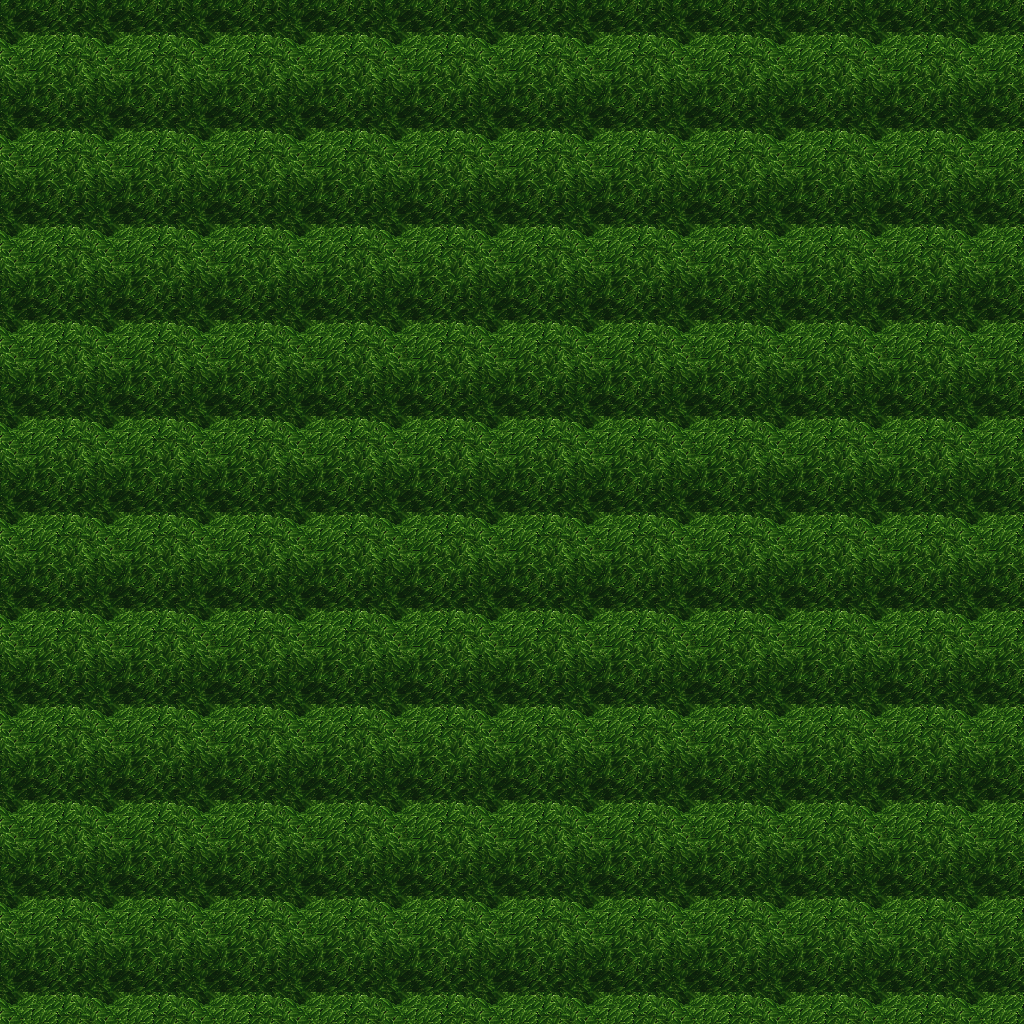

This game map was drawn from its Tiled (.tmx) file and the tilesets committed beside it. A one-line description and the trimmed map source follow:
An orthogonal 32x32 tile map with 32x32 px tiles, 5 tile layers (Ground, Objects, Objects2, Above, ...), 1 hidden layer not drawn, 34 tilesets.

<map version="1.10" tiledversion="1.11.0" orientation="orthogonal" renderorder="right-down" width="32" height="32" tilewidth="32" tileheight="32" infinite="0" nextlayerid="11" nextobjectid="1">
 <tileset firstgid="1" name="ground_ground" tilewidth="32" tileheight="32" tilecount="33" columns="3">
  <image source="../drawable/ground_ground.png" width="96" height="352" />
 </tileset>
 <tileset firstgid="34" name="ground_grass_edges" tilewidth="32" tileheight="32" tilecount="36" columns="12">
  <image source="../drawable/ground_grass_edges.png" width="384" height="96" />
 </tileset>
 <tileset firstgid="70" name="ground_earth_edges" tilewidth="32" tileheight="32" tilecount="18" columns="6">
  <image source="../drawable/ground_earth_edges.png" width="192" height="96" />
 </tileset>
 <tileset firstgid="88" name="ground_grass_corners" tilewidth="32" tileheight="32" tilecount="24" columns="6">
  <image source="../drawable/ground_grass_corners.png" width="192" height="128" />
 </tileset>
 <tileset firstgid="112" name="plant_grasses" tilewidth="32" tileheight="32" tilecount="6" columns="3">
  <image source="../drawable/plant_grasses.png" width="96" height="64" />
 </tileset>
 <tileset firstgid="118" name="plant_flower_daisy_blue" tilewidth="32" tileheight="32" tilecount="8" columns="2">
  <image source="../drawable/plant_flower_daisy_blue.png" width="64" height="128" />
 </tileset>
 <tileset firstgid="126" name="plant_flower_daisy_yellow" tilewidth="32" tileheight="32" tilecount="8" columns="2">
  <image source="../drawable/plant_flower_daisy_yellow.png" width="64" height="128" />
 </tileset>
 <tileset firstgid="134" name="plant_bush_bushes" tilewidth="32" tileheight="32" tilecount="10" columns="5">
  <image source="../drawable/plant_bush_bushes.png" width="160" height="64" />
 </tileset>
 <tileset firstgid="144" name="plant_flower_daisy_red" tilewidth="32" tileheight="32" tilecount="8" columns="2">
  <image source="../drawable/plant_flower_daisy_red.png" width="64" height="128" />
 </tileset>
 <tileset firstgid="152" name="plant_flower_daisy_white" tilewidth="32" tileheight="32" tilecount="8" columns="2">
  <image source="../drawable/plant_flower_daisy_white.png" width="64" height="128" />
 </tileset>
 <tileset firstgid="160" name="logic_collision" tilewidth="32" tileheight="32" tilecount="1" columns="1">
  <image source="../drawable/logic_collision.png" width="32" height="32" />
 </tileset>
 <tileset firstgid="161" name="plant_stump_stump_brown" tilewidth="32" tileheight="32" tilecount="4" columns="2">
  <image source="../drawable/plant_stump_stump_brown.png" width="64" height="64" />
 </tileset>
 <tileset firstgid="165" name="plant_tree_tree_green" tilewidth="32" tileheight="32" tilecount="88" columns="8">
  <image source="../drawable/plant_tree_tree_green.png" width="256" height="352" />
 </tileset>
 <tileset firstgid="253" name="logic_item_resources" tilewidth="32" tileheight="32" tilecount="6" columns="6">
  <image source="../drawable/logic_item_resources.png" width="192" height="32" />
 </tileset>
 <tileset firstgid="259" name="logic_item_mushroom" tilewidth="32" tileheight="32" tilecount="6" columns="6">
  <image source="../drawable/logic_item_mushroom.png" width="192" height="32" />
 </tileset>
 <tileset firstgid="265" name="object_tent" tilewidth="32" tileheight="32" tilecount="9" columns="3">
  <image source="../drawable/object_tent.png" width="96" height="96" />
 </tileset>
 <tileset firstgid="274" name="logic_creature_albino_elf" tilewidth="32" tileheight="32" tilecount="5" columns="5">
  <image source="../drawable/logic_creature_albino_elf.png" width="160" height="32" />
 </tileset>
 <tileset firstgid="279" name="ground_ladder_vertical_dark" tilewidth="32" tileheight="32" tilecount="3" columns="3">
  <image source="../drawable/ground_ladder_vertical_dark.png" width="96" height="32" />
 </tileset>
 <tileset firstgid="282" name="ground_ladder_horizontal_dark" tilewidth="32" tileheight="32" tilecount="3" columns="1">
  <image source="../drawable/ground_ladder_horizontal_dark.png" width="32" height="96" />
 </tileset>
 <tileset firstgid="285" name="furniture_light_flames" tilewidth="32" tileheight="32" tilecount="6" columns="6">
  <image source="../drawable/furniture_light_flames.png" width="192" height="32" />
 </tileset>
 <tileset firstgid="291" name="furniture_table_tree_stump_table" tilewidth="32" tileheight="32" tilecount="4" columns="2">
  <image source="../drawable/furniture_table_tree_stump_table.png" width="64" height="64" />
 </tileset>
 <tileset firstgid="295" name="furniture_chair_stool" tilewidth="32" tileheight="32" tilecount="1" columns="1">
  <image source="../drawable/furniture_chair_stool.png" width="32" height="32" />
 </tileset>
 <tileset firstgid="296" name="logic_creature_ent" tilewidth="32" tileheight="32" tilecount="4" columns="4">
  <image source="../drawable/logic_creature_ent.png" width="128" height="32" />
 </tileset>
 <tileset firstgid="300" name="logic_creature_animal" tilewidth="32" tileheight="32" tilecount="32" columns="8">
  <image source="../drawable/logic_creature_animal.png" width="256" height="128" />
 </tileset>
 <tileset firstgid="332" name="logic_portal" tilewidth="32" tileheight="32" tilecount="24" columns="8">
  <image source="../drawable/logic_portal.png" width="256" height="96" />
 </tileset>
 <tileset firstgid="356" name="logic_item_herb" tilewidth="32" tileheight="32" tilecount="5" columns="5">
  <image source="../drawable/logic_item_herb.png" width="160" height="32" />
 </tileset>
 <tileset firstgid="361" name="ground_pothole" tilewidth="32" tileheight="32" tilecount="4" columns="4">
  <image source="../drawable/ground_pothole.png" width="128" height="32" />
 </tileset>
 <tileset firstgid="365" name="logic_creature_elemental" tilewidth="32" tileheight="32" tilecount="16" columns="8">
  <image source="../drawable/logic_creature_elemental.png" width="256" height="64" />
 </tileset>
 <tileset firstgid="381" name="plant_bush_bush_pinks" tilewidth="32" tileheight="32" tilecount="4" columns="2">
  <image source="../drawable/plant_bush_bush_pinks.png" width="64" height="64" />
 </tileset>
 <tileset firstgid="385" name="light_door_light" tilewidth="32" tileheight="32" tilecount="12" columns="3">
  <image source="../drawable/light_door_light.png" width="96" height="128" />
 </tileset>
 <tileset firstgid="397" name="light_dim_light_7x5" tilewidth="32" tileheight="32" tilecount="35" columns="7">
  <image source="../drawable/light_dim_light_7x5.png" width="224" height="160" />
 </tileset>
 <tileset firstgid="432" name="light_light_5x5" tilewidth="32" tileheight="32" tilecount="25" columns="5">
  <image source="../drawable/light_light_5x5.png" width="160" height="160" />
 </tileset>
 <tileset firstgid="457" name="furniture_light_roots_lamp" tilewidth="32" tileheight="32" tilecount="6" columns="2">
  <image source="../drawable/furniture_light_roots_lamp.png" width="64" height="96" />
 </tileset>
 <tileset firstgid="463" name="building_huts" tilewidth="32" tileheight="32" tilecount="338" columns="26">
  <image source="../drawable/building_huts.png" width="832" height="416" />
 </tileset>
 <layer id="1" name="Ground" width="32" height="32">
  <data>[1024 cells, 1024 non-empty, 1 distinct tile ids]</data>
 </layer>
 <layer id="2" name="Objects" width="32" height="32">
  <data>[1024 cells, 0 non-empty, 0 distinct tile ids]</data>
 </layer>
 <layer id="3" name="Objects2" width="32" height="32">
  <data>[1024 cells, 0 non-empty, 0 distinct tile ids]</data>
 </layer>
 <layer id="4" name="Above" width="32" height="32">
  <data>[1024 cells, 1024 non-empty, 9 distinct tile ids]</data>
 </layer>
 <layer id="5" name="Above2" width="32" height="32">
  <data>[1024 cells, 0 non-empty, 0 distinct tile ids]</data>
 </layer>
 <layer id="6" name="Walkable" width="32" height="32" visible="0">
  <data>[1024 cells, 1024 non-empty, 1 distinct tile ids]</data>
 </layer>
 <objectgroup id="7" name="Mapevents" />
 <objectgroup id="8" name="Spawn" />
 <objectgroup id="9" name="Keys" />
 <objectgroup id="10" name="Replace" />
</map>
